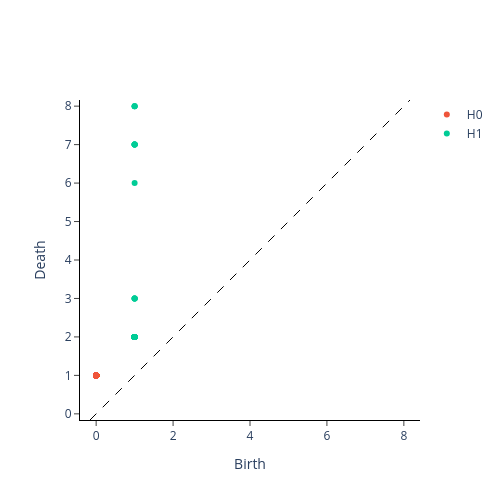

Notebook cell for this chart:
### Code cell
distance_matrix = geodesic_distance_matrix(data, k_neighbors=k)
mprint(distance_matrix)
dgm = ripser_parallel(
    distance_matrix,
    metric="precomputed",
    maxdim=maxdim,
    n_threads=-1,
    # thresh=0.9,
)
dgm_gtda = _postprocess_diagrams([dgm["dgms"]], "ripser", list(range(maxdim + 1)), np.inf, True)[0]
print(calculate_betti_numbers(dgm_gtda, threshold=threshold, dim=maxdim))
plot_diagram(dgm_gtda)

### Figure 1 — Plotly figure (JSON) as saved in the notebook; plotly's stock layout.template omitted (floating-point values rounded to 4 significant figures; data arrays with more than 128 entries replaced by an {"elided": "..."} marker saying what was removed)
{"data": [{"hoverinfo": "none", "line": {"color": "black", "dash": "dash", "width": 1}, "mode": "lines", "showlegend": false, "type": "scatter", "x": [-0.16, 8.16], "y": [-0.16, 8.16]}, {"hoverinfo": "text", "hovertext": {"elided": "1999 str values"}, "mode": "markers", "name": "H0", "type": "scatter", "x": {"elided": "1999 int values"}, "y": {"elided": "1999 int values"}}, {"hoverinfo": "text", "hovertext": ["(1.0, 8.0), multiplicity: 3", "(1.0, 8.0), multiplicity: 3", "(1.0, 8.0), multiplicity: 3", "(1.0, 7.0), multiplicity: 5", "(1.0, 7.0), multiplicity: 5", "(1.0, 7.0), multiplicity: 5", "(1.0, 7.0), multiplicity: 5", "(1.0, 7.0), multiplicity: 5", "(1.0, 6.0)", "(1.0, 3.0), multiplicity: 4", "(1.0, 3.0), multiplicity: 4", "(1.0, 3.0), multiplicity: 4", "(1.0, 3.0), multiplicity: 4", "(1.0, 2.0), multiplicity: 71", "(1.0, 2.0), multiplicity: 71", "(1.0, 2.0), multiplicity: 71", "(1.0, 2.0), multiplicity: 71", "(1.0, 2.0), multiplicity: 71", "(1.0, 2.0), multiplicity: 71", "(1.0, 2.0), multiplicity: 71", "(1.0, 2.0), multiplicity: 71", "(1.0, 2.0), multiplicity: 71", "(1.0, 2.0), multiplicity: 71", "(1.0, 2.0), multiplicity: 71", "(1.0, 2.0), multiplicity: 71", "(1.0, 2.0), multiplicity: 71", "(1.0, 2.0), multiplicity: 71", "(1.0, 2.0), multiplicity: 71", "(1.0, 2.0), multiplicity: 71", "(1.0, 2.0), multiplicity: 71", "(1.0, 2.0), multiplicity: 71", "(1.0, 2.0), multiplicity: 71", "(1.0, 2.0), multiplicity: 71", "(1.0, 2.0), multiplicity: 71", "(1.0, 2.0), multiplicity: 71", "(1.0, 2.0), multiplicity: 71", "(1.0, 2.0), multiplicity: 71", "(1.0, 2.0), multiplicity: 71", "(1.0, 2.0), multiplicity: 71", "(1.0, 2.0), multiplicity: 71", "(1.0, 2.0), multiplicity: 71", "(1.0, 2.0), multiplicity: 71", "(1.0, 2.0), multiplicity: 71", "(1.0, 2.0), multiplicity: 71", "(1.0, 2.0), multiplicity: 71", "(1.0, 2.0), multiplicity: 71", "(1.0, 2.0), multiplicity: 71", "(1.0, 2.0), multiplicity: 71", "(1.0, 2.0), multiplicity: 71", "(1.0, 2.0), multiplicity: 71", "(1.0, 2.0), multiplicity: 71", "(1.0, 2.0), multiplicity: 71", "(1.0, 2.0), multiplicity: 71", "(1.0, 2.0), multiplicity: 71", "(1.0, 2.0), multiplicity: 71", "(1.0, 2.0), multiplicity: 71", "(1.0, 2.0), multiplicity: 71", "(1.0, 2.0), multiplicity: 71", "(1.0, 2.0), multiplicity: 71", "(1.0, 2.0), multiplicity: 71", "(1.0, 2.0), multiplicity: 71", "(1.0, 2.0), multiplicity: 71", "(1.0, 2.0), multiplicity: 71", "(1.0, 2.0), multiplicity: 71", "(1.0, 2.0), multiplicity: 71", "(1.0, 2.0), multiplicity: 71", "(1.0, 2.0), multiplicity: 71", "(1.0, 2.0), multiplicity: 71", "(1.0, 2.0), multiplicity: 71", "(1.0, 2.0), multiplicity: 71", "(1.0, 2.0), multiplicity: 71", "(1.0, 2.0), multiplicity: 71", "(1.0, 2.0), multiplicity: 71", "(1.0, 2.0), multiplicity: 71", "(1.0, 2.0), multiplicity: 71", "(1.0, 2.0), multiplicity: 71", "(1.0, 2.0), multiplicity: 71", "(1.0, 2.0), multiplicity: 71", "(1.0, 2.0), multiplicity: 71", "(1.0, 2.0), multiplicity: 71", "(1.0, 2.0), multiplicity: 71", "(1.0, 2.0), multiplicity: 71", "(1.0, 2.0), multiplicity: 71", "(1.0, 2.0), multiplicity: 71"], "mode": "markers", "name": "H1", "type": "scatter", "x": [1, 1, 1, 1, 1, 1, 1, 1, 1, 1, 1, 1, 1, 1, 1, 1, 1, 1, 1, 1, 1, 1, 1, 1, 1, 1, 1, 1, 1, 1, 1, 1, 1, 1, 1, 1, 1, 1, 1, 1, 1, 1, 1, 1, 1, 1, 1, 1, 1, 1, 1, 1, 1, 1, 1, 1, 1, 1, 1, 1, 1, 1, 1, 1, 1, 1, 1, 1, 1, 1, 1, 1, 1, 1, 1, 1, 1, 1, 1, 1, 1, 1, 1, 1], "y": [8, 8, 8, 7, 7, 7, 7, 7, 6, 3, 3, 3, 3, 2, 2, 2, 2, 2, 2, 2, 2, 2, 2, 2, 2, 2, 2, 2, 2, 2, 2, 2, 2, 2, 2, 2, 2, 2, 2, 2, 2, 2, 2, 2, 2, 2, 2, 2, 2, 2, 2, 2, 2, 2, 2, 2, 2, 2, 2, 2, 2, 2, 2, 2, 2, 2, 2, 2, 2, 2, 2, 2, 2, 2, 2, 2, 2, 2, 2, 2, 2, 2, 2, 2]}], "layout": {"height": 500, "plot_bgcolor": "white", "width": 500, "xaxis": {"autorange": false, "exponentformat": "e", "linecolor": "black", "linewidth": 1, "mirror": false, "range": [-0.16, 8.16], "showexponent": "all", "showline": true, "side": "bottom", "ticks": "outside", "title": {"text": "Birth"}, "type": "linear", "zeroline": true}, "yaxis": {"autorange": false, "exponentformat": "e", "linecolor": "black", "linewidth": 1, "mirror": false, "range": [-0.16, 8.16], "scaleanchor": "x", "scaleratio": 1, "showexponent": "all", "showline": true, "side": "left", "ticks": "outside", "title": {"text": "Death"}, "type": "linear", "zeroline": true}}}
